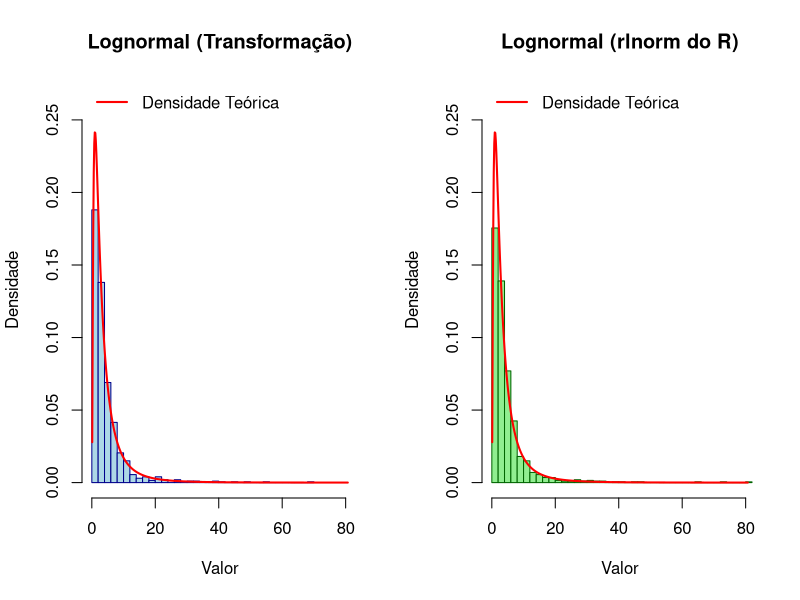

This figure's R source:
# Função para gerar variáveis aleatórias Normais padrão (N(0,1))
rnormal_padrao <- function(n){
  # Calcula o número de iterações necessárias para obter n amostras.
  # Cada iteração bem-sucedida gera 2 valores normais padrão.
  itera <- ceiling(n/2) 
  amostra <- numeric(itera * 2) # Pré-aloca espaço para a amostra
  
  for(i in 1:itera){
    s <- 2 # Inicializa s com um valor > 1 para entrar no loop while
    while(s > 1 || s == 0){ # A condição s == 0 é adicionada para robustez, embora rara
      u1 <- runif(1)
      u2 <- runif(1)
      v1 <- 2*u1-1 # Transforma U(0,1) para U(-1,1)
      v2 <- 2*u2-1 # Transforma U(0,1) para U(-1,1)
      s <- v1^2 + v2^2 # Calcula s = R^2
    }
    
    # Aplica as transformações de Box-Muller para obter X e Y ~ N(0,1)
    scale_factor <- sqrt(-2*log(s)/s)
    x <- scale_factor * v1
    y <- scale_factor * v2
    
    # Armazena os valores gerados
    amostra[i*2-1] <- x
    amostra[i*2] <- y
  }
  return(amostra[1:n]) # Retorna exatamente n amostras
}

# Função para gerar variáveis aleatórias Lognormais usando o método da transformação
rlnorm_transformacao <- function(n, meanlog = 1, sdlog = 1) {
  # Verifica se sdlog é positivo para uma distribuição não degenerada
  if (sdlog <= 0) {
    warning("sdlog deve ser positivo para uma distribuição Lognormal não degenerada. Retornando valores constantes.")
    return(rep(exp(meanlog), n))
  }
  
  # 1. Gerar variáveis Normais padrão (Z_std ~ N(0,1))
  z_std <- rnormal_padrao(n)
  
  # 2. Transformar para Normal com os parâmetros desejados (Z ~ N(meanlog, sdlog^2))
  # Se Z ~ N(0,1), então mu + sigma*Z ~ N(mu, sigma^2)
  z_general <- meanlog + sdlog * z_std
  
  # 3. Exponenciar para obter Lognormal (X = e^Z)
  x_lognormal <- exp(z_general)
  
  return(x_lognormal)
}

### Método da Composição para Geração Lognormal

### Comparação com Histogramas

# Parâmetros da distribuição Lognormal
meanlog_param <- 1
sdlog_param <- 1
n_amostras <- 1000

# 1. Gerar amostras usando a função implementada (método da transformação)
set.seed(123) # Para reprodutibilidade
amostra_transformacao <- rlnorm_transformacao(n_amostras, meanlog = meanlog_param, sdlog = sdlog_param)

# 2. Gerar amostras usando a função dlnorm do R para comparação
amostra_r_dlnorm <- rlnorm(n_amostras, meanlog = meanlog_param, sdlog = sdlog_param)

# Definir o grid para a curva de densidade teórica
min_val <- min(amostra_transformacao, amostra_r_dlnorm)
max_val <- max(amostra_transformacao, amostra_r_dlnorm)
grid_x <- seq(min_val, max_val, length.out = 500)
densidade_teorica <- dlnorm(grid_x, meanlog = meanlog_param, sdlog = sdlog_param)

# Configurar o layout para dois histogramas lado a lado
par(mfrow = c(1, 2), mar = c(5, 4, 4, 2) + 0.1)

# Histograma da amostra gerada pelo método da transformação
hist(amostra_transformacao, freq = FALSE, breaks = 30,
     main = "Lognormal (Transformação)",
     xlab = "Valor", ylab = "Densidade",
     col = "lightblue", border = "darkblue",
     xlim = c(min_val, max_val), ylim = c(0, max(densidade_teorica) * 1.1))
lines(grid_x, densidade_teorica, col = "red", lwd = 2)
legend("topleft", legend = c("Densidade Teórica"), col = "red", lty = 1, lwd = 2, bty = "n")

# Histograma da amostra gerada pela função rlnorm do R
hist(amostra_r_dlnorm, freq = FALSE, breaks = 30,
     main = "Lognormal (rlnorm do R)",
     xlab = "Valor", ylab = "Densidade",
     col = "lightgreen", border = "darkgreen",
     xlim = c(min_val, max_val), ylim = c(0, max(densidade_teorica) * 1.1))
lines(grid_x, densidade_teorica, col = "red", lwd = 2)
legend("topleft", legend = c("Densidade Teórica"), col = "red", lty = 1, lwd = 2, bty = "n")